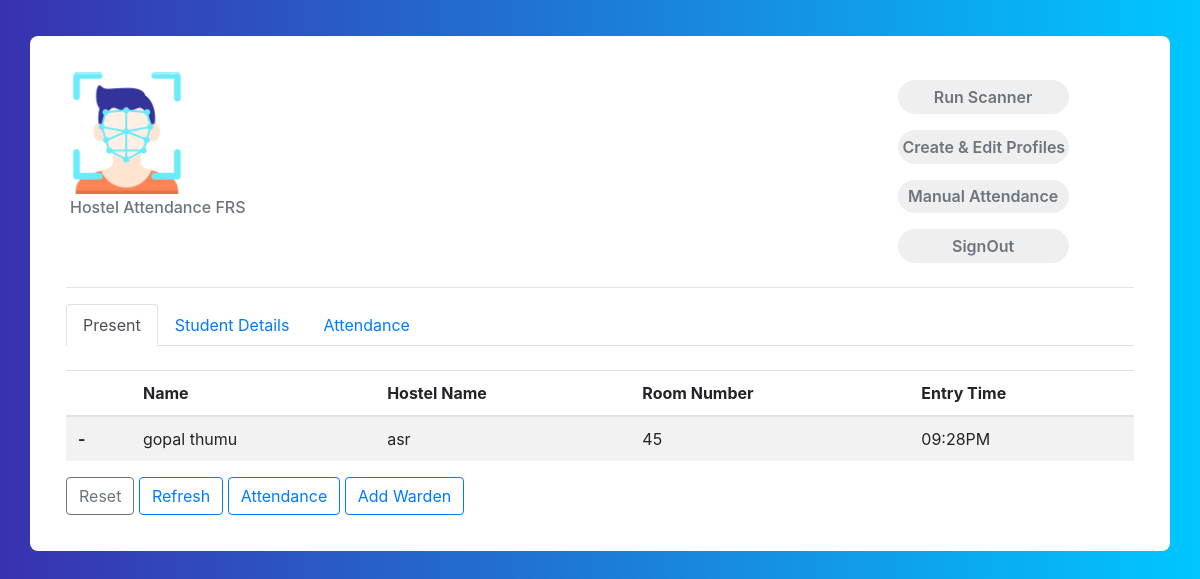
Page /index/ (signed in) on the committed database.
### core/models.py (models this page shows, shortened)
class Profile(models.Model):
    first_name = models.CharField(max_length=70)
    last_name = models.CharField(max_length=70)
    date = models.DateField()
    phone = models.BigIntegerField(primary_key=True)
    parentphone=models.BigIntegerField(null=True)
    email = models.EmailField()
    roomno = models.IntegerField()
    address = models.CharField(max_length=500,null=True)
    college = models.CharField(max_length=200)
    course = models.CharField(max_length=200,null=True)
    hostelname = models.CharField(choices=types,max_length=20,null=True,blank=False,default='employee')
    hosteltype=models.CharField(choices=H_types,max_length=20,null=True,blank=False,default='non_ac')
    present = models.BooleanField(default=False)
    image = models.ImageField()
    updated = models.DateTimeField(auto_now=True)
    shift = models.TimeField(default=datetime.time(20, 45))

### core/views.py (the view)
# urls.py: path('index/', index,name='index'),
@ensure_csrf_cookie
@csrf_protect
@login_required
def index(request):
    scanned = LastFace.objects.all().order_by('date').reverse()
    present = Profile.objects.filter(present=True).order_by('updated').reverse()
    absent = Profile.objects.filter(present=False).order_by('shift')
    context = {
        'scanned': scanned,
        'present': present,
        'absent': absent,
    }
    return render(request, 'core/index.html', context)

### core/templates/core/index.html (shortened to what this page needs)
{% extends "core/base.html" %}
{% load static %}
{% block content %}
{% if user.is_authenticated %}
<div class="main">
<div class="container emp-profile" >
    <div class="row">
        <div class="col-md-3">
            <img src="{% static 'img/fcicon.png'%}" alt="" width="50%">
            <h6 class="text-muted p-1"> Hostel Attendance FRS</h6>
        </div>
        <div class="col-md-6">
        </div>
        <div class="col-md-3">
            <a target="_blank" class="scan" href="{% url 'details' %}"><input type="submit" class="profile-edit-btn m-2"
                    name="btnAddMore" value="Run Scanner" /></a>
                    {% if request.user.is_superuser %}
            <a   href="{% url 'profiles' %}"><input type="submit" class="profile-edit-btn m-2 "
                        name="btnAddMore" value="Create & Edit Profiles" /></a>
                        {% endif%}
             <button type="submit" class="profile-edit-btn m-2 " onclick="manualchecking()">Manual Attendance</button>
            <a   href="{% url 'signout' %}"><input type="submit" class="profile-edit-btn m-2 "
                            name="btnAddMore" value="SignOut" /></a>
        </div>
    </div>
    <hr>
    <ul class="nav nav-tabs" id="myTab" role="tablist">
        <li class="nav-item" role="presentation">
            <a class="nav-link active" id="present-tab" data-toggle="tab" href="#present" role="tab"
                aria-controls="home" aria-selected="true">Present</a>
        </li>
        <li class="nav-item" role="presentation">
            <a class="nav-link" id="absent-tab" data-toggle="tab" href="#absent" role="tab" aria-controls="profile"
                aria-selected="false">Student Details</a>
        </li>
        <li class="nav-item" role="presentation">
            <a class="nav-link" id="history-tab" data-toggle="tab" href="#history" role="tab" aria-controls="contact"
                aria-selected="false">Attendance</a>
        </li>
    </ul>
    <div class="tab-content" id="myTabContent">
        <br>
        <div class="tab-pane fade show active" id="present" role="tabpanel" aria-labelledby="home-tab">
            <table class="table table-striped ">
                <thead>
                    <tr>
                        <th scope="col"> </th>
                        <th scope="col">Name</th>
                        <th scope="col">Hostel Name</th>
                        <th scope="col">Room Number</th>
                        <th scope="col">Entry Time</th>
                    </tr>
                </thead>
                <tbody>
                    {% for profile in present %}
                    <tr>
                        <th scope="row">-</th>
                        <td>{{profile.first_name}} {{profile.last_name}}</td>
                        <td>{{profile.hostelname}}</td>
                        <td>{{profile.roomno}}</td>
                        <td>{{profile.updated |date:"h:iA"}}</td>
                    </tr>
                    {% endfor%}
                </tbody>
            </table>
            <a href="{% url 'reset' %}"><button type="button" class="btn btn-outline-secondary">Reset</button></a>
            <a href="{% url 'index' %}"><button type="button" class="btn btn-outline-primary">Refresh</button></a>
            <a href="{% url 'month_attendance'  %}"><button type="button" class="btn btn-outline-primary">Attendance</button></a>
            {% if request.user.is_superuser %}
            <a href="/signup"><button type="button" class="btn btn-outline-primary">Add Warden</button></a>
            {% endif%}
        </div>
    </div>
</div>
{%else%}
<h1>Your session closed,Please Login Again!!!</h1>
</div>
{% endif %}
{% endblock content %}

### static/css/details.css (style rules this page uses)
.emp-profile { padding: 3%; margin-top: 3%; margin-bottom: 3%; border-radius: 0.5rem; background: #fff; }
.profile-edit-btn { border: none; border-radius: 1.5rem; width: 70%; padding: 2%; font-weight: 600; color: #6c757d; cursor: pointer; }

### static/css/body.css (style rules this page uses)
body { background: -webkit-linear-gradient(left, #3931af, #00c6ff); }

### rows in the picture
Profile: first_name "gopal", last_name "thumu", hostelname "asr", roomno "45", updated "09:28PM"
